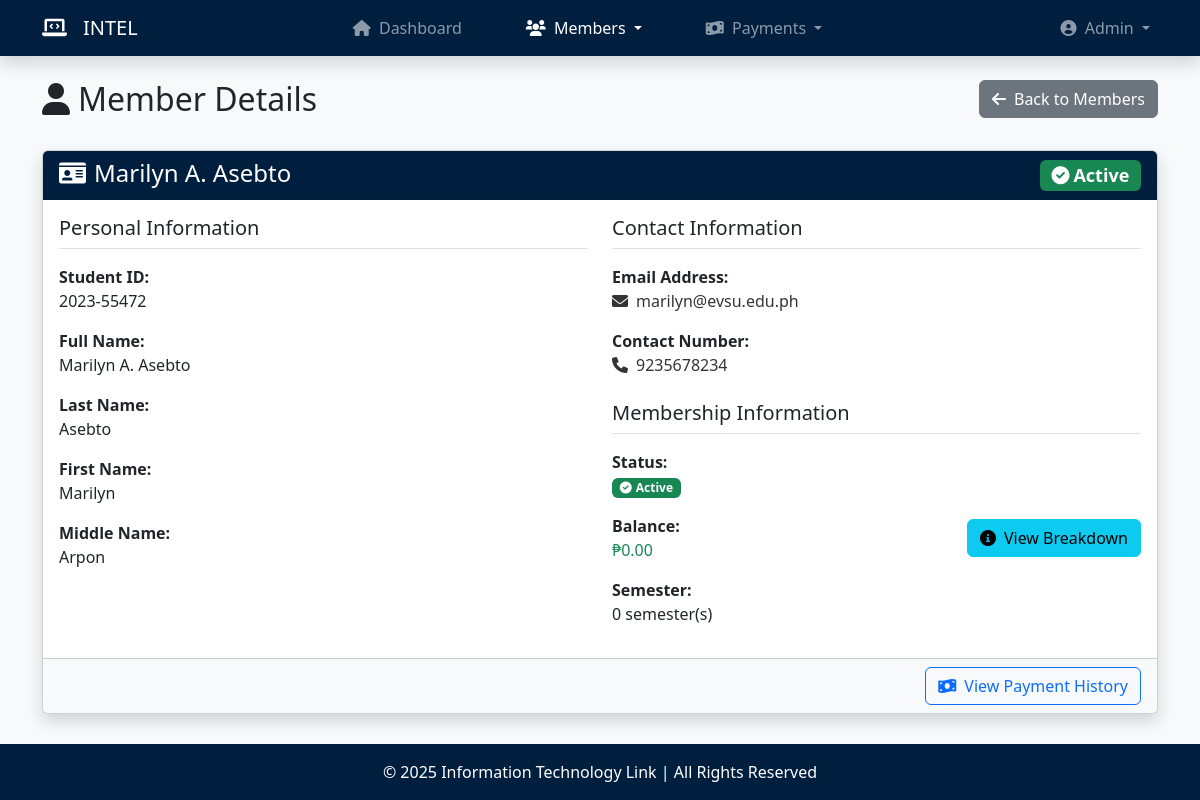
/view_member.php?id=2023-55472, run on the app's committed database.
### tables this page shows
CREATE TABLE `members` (
  `member_id` varchar(25) NOT NULL,
  `last_name` varchar(30) NOT NULL,
  `first_name` varchar(30) NOT NULL,
  `middle_name` varchar(30) DEFAULT NULL,
  `contact_num` varchar(15) NOT NULL,
  `email` varchar(60) NOT NULL,
  `status` enum('Active','Inactive') NOT NULL,
  `membership_date` timestamp NOT NULL DEFAULT current_timestamp()
);

### view_member.php (the view, shortened to what this page needs)
<?php
    require_once('database.php');
    require_once('functions.php');
    $member_id = sanitize_input($_GET['id']);
    $stmt = $conn->prepare("
        SELECT
            m.*,
            COALESCE(SUM(f.fee_amount), 0) AS total_fee_amount,
            COUNT(f.semester) AS semester_count,
            COALESCE(SUM(CASE WHEN f.status = 'Unpaid' THEN f.fee_amount ELSE 0 END), 0) AS total_unpaid_fees,
            COUNT(CASE WHEN f.status = 'Unpaid' THEN f.semester END) AS unpaid_semester_count
        FROM members m
        LEFT JOIN fees f ON m.member_id = f.member_id
        WHERE m.member_id = ?
        GROUP BY m.member_id
    ");
    $stmt->bind_param("s", $member_id);
    $stmt->execute();
    $result = $stmt->get_result();
    $member = $result->fetch_assoc();
?>
<!DOCTYPE html>
<html lang="en">
<head>
    <link rel="stylesheet" href="https://cdn.jsdelivr.net/npm/bootstrap@5.3.0-alpha1/dist/css/bootstrap.min.css">
    <link rel="stylesheet" href="https://cdnjs.cloudflare.com/ajax/libs/font-awesome/6.0.0/css/all.min.css">
</head>
<body>
    <?php include('navbar.php'); ?>
    <main class="container my-4">
        <div class="row mb-4">
            <div class="col-md-6">
                <h2><i class="fas fa-user me-2"></i>Member Details</h2>
            </div>
            <div class="col-md-6 text-md-end">
                <a href="members.php" class="btn btn-secondary">
                    <i class="fas fa-arrow-left me-2"></i>Back to Members
                </a>
            </div>
        </div>
        <div class="card shadow">
            <div class="card-header bg-navy text-white">
                <h4 class="mb-0">
                    <i class="fas fa-id-card me-2"></i><?php echo htmlspecialchars(format_name($member['first_name'], $member['last_name'], $member['middle_name'])); ?>
                    <span class="float-end"><?php echo get_status_badge($member['status']); ?></span>
                </h4>
            </div>
            <div class="card-body">
                <div class="row">
                    <div class="col-md-6">
                        <h5 class="border-bottom pb-2 mb-3">Personal Information</h5>
                        <div class="mb-3">
                            <label class="fw-bold">Student ID:</label>
                            <p><?php echo htmlspecialchars($member['member_id']); ?></p>
                        </div>
                        <div class="mb-3">
                            <label class="fw-bold">Full Name:</label>
                            <p><?php echo htmlspecialchars(format_name($member['first_name'], $member['last_name'], $member['middle_name'])); ?></p>
                        </div>
                        <div class="mb-3">
                            <label class="fw-bold">Last Name:</label>
                            <p><?php echo htmlspecialchars($member['last_name']); ?></p>
                        </div>
                        <div class="mb-3">
                            <label class="fw-bold">First Name:</label>
                            <p><?php echo htmlspecialchars($member['first_name']); ?></p>
                        </div>
                        <div class="mb-3">
                            <label class="fw-bold">Middle Name:</label>
                            <p><?php echo !empty($member['middle_name']) ? htmlspecialchars($member['middle_name']) : '<em>Not provided</em>'; ?></p>
                        </div>
                    </div>
                    <div class="col-md-6">
                        <h5 class="border-bottom pb-2 mb-3">Contact Information</h5>
                        <div class="mb-3">
                            <label class="fw-bold">Email Address:</label>
                            <p>
                                <a href="mailto:<?php echo htmlspecialchars($member['email']); ?>" class="text-decoration-none">
                                    <i class="fas fa-envelope me-2"></i><?php echo htmlspecialchars($member['email']); ?>
                                </a>
                            </p>
                        </div>
                        <div class="mb-3">
                            <label class="fw-bold">Contact Number:</label>
                            <p>
                                <a href="tel:<?php echo htmlspecialchars($member['contact_num']); ?>" class="text-decoration-none">
                                    <i class="fas fa-phone me-2"></i><?php echo htmlspecialchars($member['contact_num']); ?>
                                </a>
                            </p>
                        </div>
                        <h5 class="border-bottom pb-2 mb-3 mt-4">Membership Information</h5>
                        <div class="mb-3">
                            <label class="fw-bold">Status:</label>
                            <p><?php echo get_status_badge($member['status']); ?></p>
                        </div>
                        <div class="mb-3 d-flex justify-content-between align-items-center">
                        <div>
                            <label class="fw-bold me-2">Balance:</label>
                            <div>
                            <?php if ($member['total_unpaid_fees'] > 0): ?>
                                <span class="text-danger">
                                    ₱<?php echo number_format($member['total_unpaid_fees'], 2); ?>
                                </span>
                            <?php else: ?>
                                <span class="text-success">₱0.00</span>
                            <?php endif; ?>
                            </div>
                        </div>
                            <a href="breakdown.php?id=<?php echo urlencode($member_id); ?>" class="btn btn-info ms-auto">
                                <i class="fas fa-info-circle me-2"></i>View Breakdown
                            </a>
                        </div>
                        <div class="mb-3">
                            <label class="fw-bold">Semester:</label>
                            <p><?php echo htmlspecialchars($member['unpaid_semester_count']); ?> semester(s)</p>
                        </div>
                    </div>
                </div>
            </div>
            <div class="card-footer bg-light">
                <div class="d-flex justify-content-end align-items-center">
                    <a href="payment_history.php?member_id=<?php echo urlencode($member_id); ?>" class="btn btn-outline-primary">
                        <i class="fas fa-money-bill-wave me-2"></i>View Payment History
                    </a>
                </div>
            </div>
        </div>
    </main>
    <?php include('footer.php'); ?>
</body>
</html>

### functions.php (shortened to what this page needs)
<?php
    function sanitize_input($data) {
        $data = trim($data);
        $data = stripslashes($data);
        $data = htmlspecialchars($data, ENT_QUOTES, 'UTF-8');
        return $data;
    }
    function format_name($first_name, $last_name, $middle_name = '') {
        $formatted = "$first_name ";
        if (!empty($middle_name)) {
            $middle_initial = substr($middle_name, 0, 1);
            $formatted .= "$middle_initial. ";
        }
        $formatted .= $last_name;
        return $formatted;
    }
    function get_status_badge($status) {
        $badge_class = '';
        $icon = '';
        switch ($status) {
            case 'Active':
                $badge_class = 'bg-success';
                $icon = 'check-circle';
                break;
        }
        return '<span class="badge ' . $badge_class . '"><i class="fas fa-' . $icon . ' me-1"></i>' . $status . '</span>';
    }
?>

### view_member.php (style rules this page uses)
html, body { height: 100%; margin: 0; display: flex; flex-direction: column; background-color: #f8f9fa; }
main { flex: 1; }
.bg-navy { background-color: #001f3f !important; }
.text-white { color: #ffffff !important; }
a { color: #343434; }

### data on the page
members: first_name+last_name+middle_name "Marilyn A. Asebto", status "Active Active", member_id "2023-55472", last_name "Asebto", first_name "Marilyn", middle_name "Arpon", email "marilyn@evsu.edu.ph", contact_num "9235678234"

### other printed values
$role_name "Admin"
$member['unpaid_semester_count'] "0"
